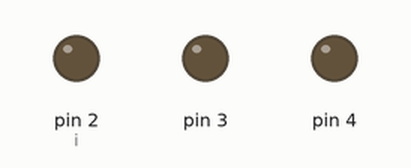
This sketch was run on a simulated Arduino Uno, built with avr-gcc and run on an emulated ATmega328P. On the bench: output pins drawn as LEDs (lit = HIGH).

Above: at 0.2 s.
At 4.2 s:
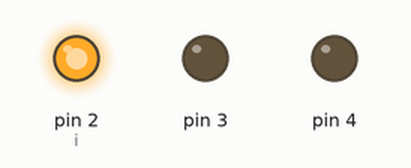
At 7.8 s:
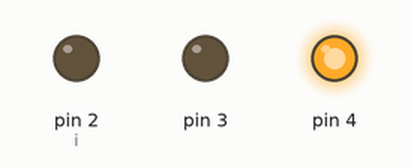
At 15.8 s:
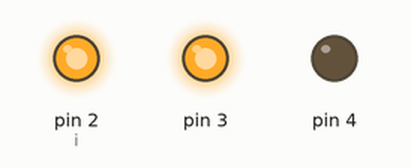
Timing chart, 0 to 16.1 s (numbered marks = the images above):
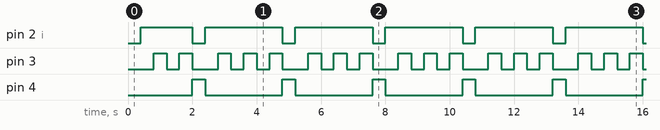

Measured:
- by itself, pin 2 (i), pin 3: moves between LOW and HIGH, repeating every 14.0 s
- by itself, pin 4: goes 11 × (HIGH 0.40 s, LOW 2.4 s), HIGH 0.40 s, LOW 2.8 s, HIGH 0.40 s, LOW 2.4 s, HIGH 0.40 s, then LOW
- by itself, everything shown: repeats every 14.0 s, in 45 steps

The sketch:

Trafficlight-2Lines.ino
```cpp
byte sequ[7][3]={
  {1,0,0},
  {1,1,0},
  {1,0,0},
  {1,1,0},
  {1,0,0},
  {1,1,0},
  {0,0,1}};
byte i=2;
void setup()
{
  for(;i<5;i++)
  pinMode(i, OUTPUT);
}

void loop()
{
  digitalWrite(i%3+2,*(*sequ+i%21));
  delay(400*!(2-i++%3));
}


  /*
    digitalWrite(green, HIGH);
  delay(400);
  digitalWrite(yellow, HIGH);
  delay(400);
  digitalWrite(yellow, LOW);
  delay(400);
  digitalWrite(yellow, HIGH);
  delay(400);
  digitalWrite(yellow, LOW);
  delay(400);
  digitalWrite(yellow, HIGH);
  delay(400);
  digitalWrite(yellow, LOW);
  digitalWrite(green, LOW);
  digitalWrite(red, HIGH);
  delay(400);
  digitalWrite(red, LOW);
}*/
```
